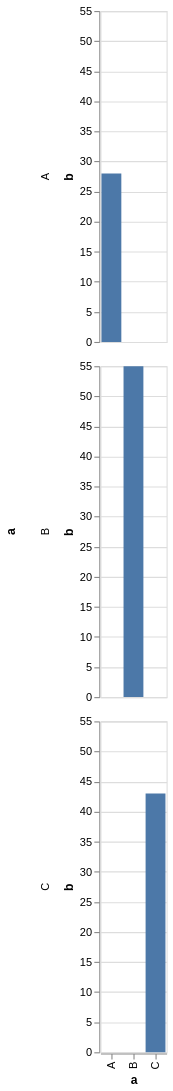

Specify this chart in Vega-Lite:
### Vega-Lite specification from a JSON file in a GitHub repository (floating-point values rounded to 4 significant figures)
{"data": {"values": [{"a": "A", "b": 28}, {"a": "B", "b": 55}, {"a": "C", "b": 43}]}, "facet": {"row": {"field": "a", "type": "nominal"}}, "spec": {"mark": "bar", "encoding": {"x": {"field": "a", "type": "nominal"}, "y": {"field": "b", "type": "quantitative"}}}}
